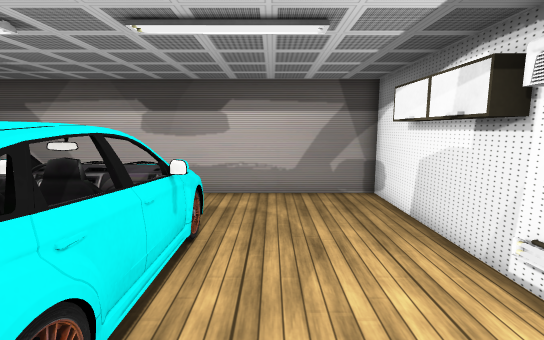
View 1 (above)

14 first-person views from a walk through a scene from a Unity 3-D project. The camera is 1.4 m above the floor, tilts 8° down and sees 85° across. The floor is counted in squares, 0.5 m on a side. Each view is taken from the middle of a square. On the plan, view 1 faces up. The plan holds only what a view shows up to about 20 squares ahead; the rest is blank. The player character is not drawn. Some surface patterns are stand-ins.

View 2
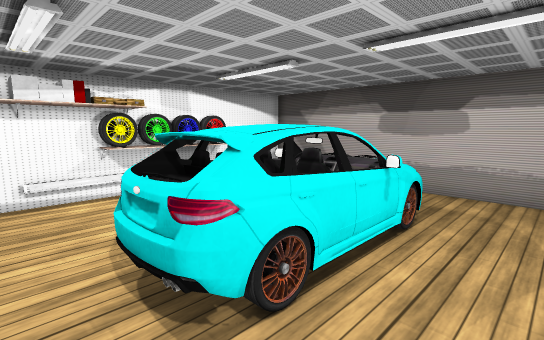

View 3
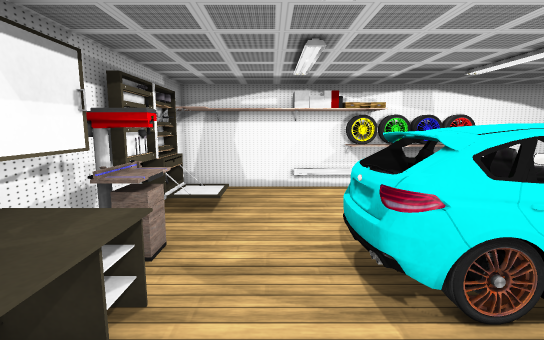

View 4
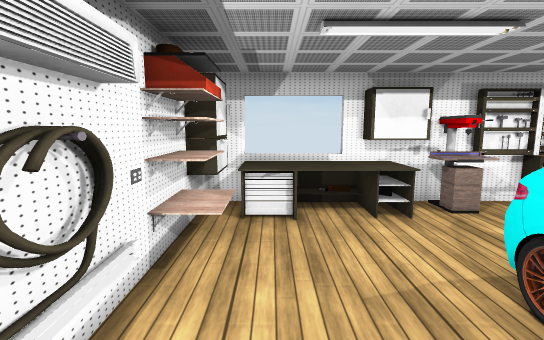

View 5
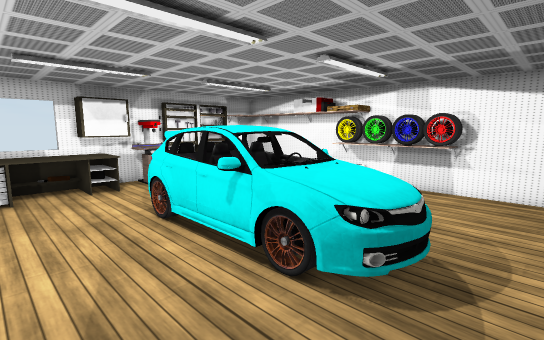

View 6
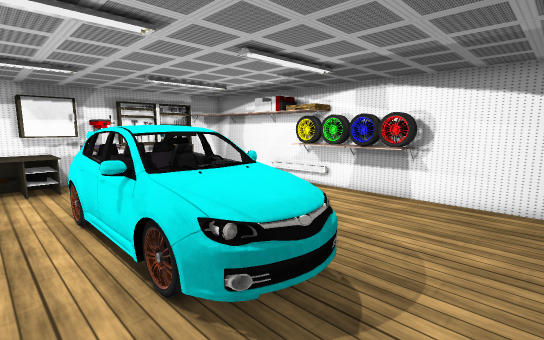

View 7
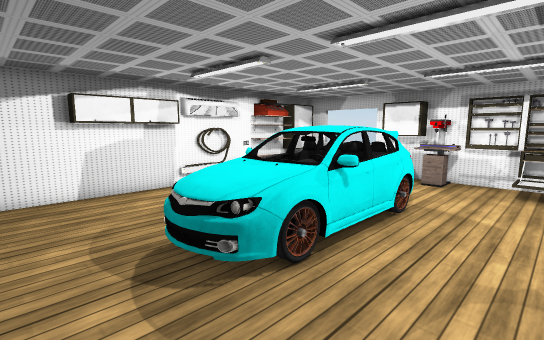

View 8
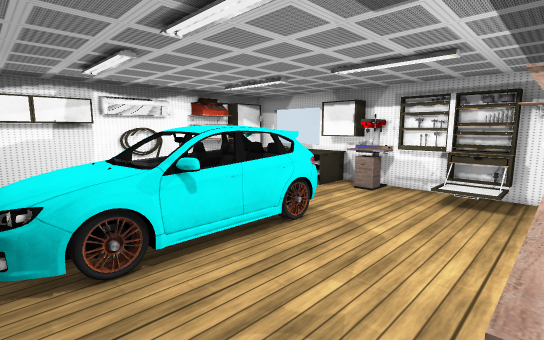

View 9
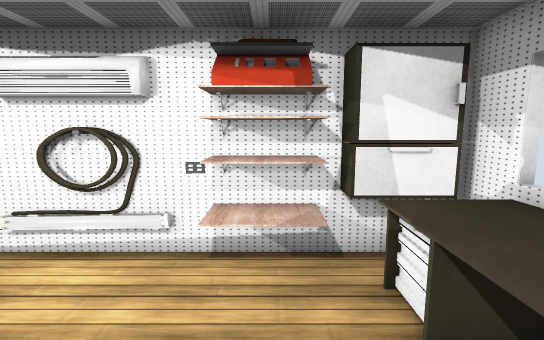

View 10
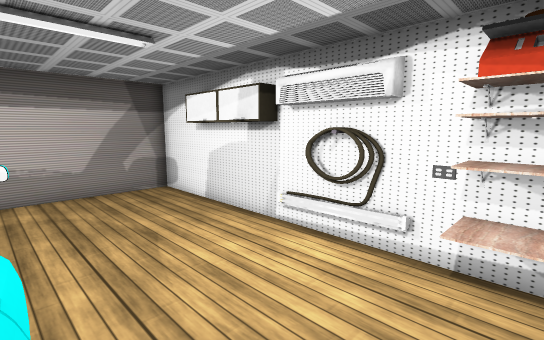

View 11
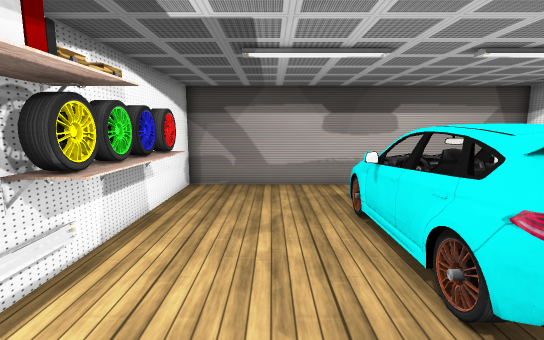

View 12
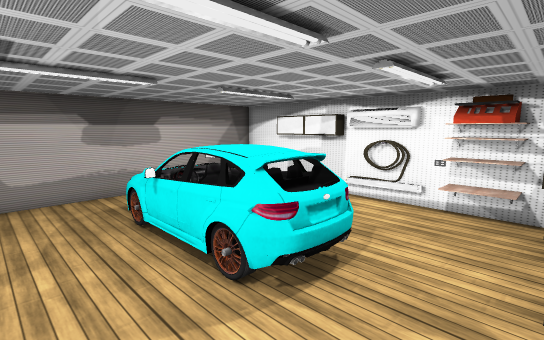

View 13
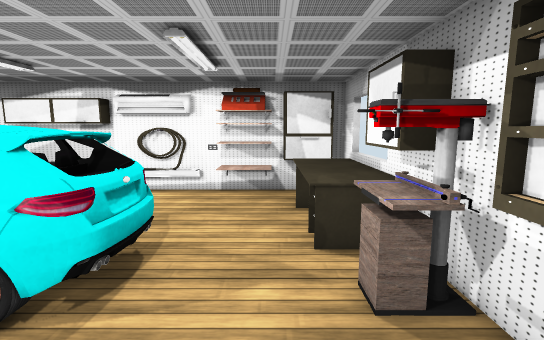

View 14
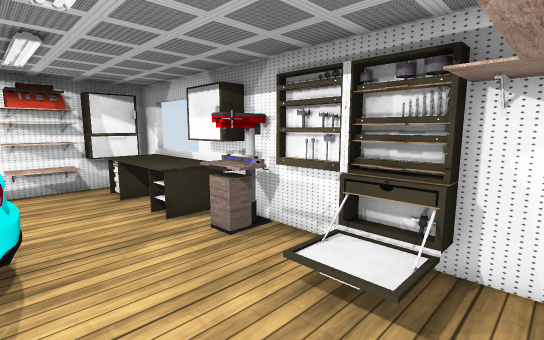

### Floor plan
Points are (right, up) in squares from view 1. A wall is a line through its corners. A room is listed if a view was taken in it or the views show most of it. See-through windows are left out.
Room 1 (views 1, 2, 3, 4, 5, 6, 7, 8, 9, 10, 11, 12, 13, 14)
walls: (-4.7, -3.1) (-4.7, -3.9); (-4.2, -3.5) (-4.2, -5.1); (-5.3, -3.6) (-3.5, -3.6); (4, 3.6) (4.3, 4); (4.1, 3.3) (4, 3.6) (4.4, 3.9); (4, 2.3) (4, 3.9); (4, 2.2) (3.9, 3.2) (4.4, 4); (-12.2, 4.6) (-12.2, -5.3); (4.2, 3.3) (4.1, 3.7); (4.1, 2.2) (4.1, 2.3) (4, 2.4); (4.3, 3.4) (4.1, 3.7); (4.3, 2.9) (4.2, 4.4); (4.2, 2.2) (4, 2.8) (4.3, 3.9); (4.2, 2.1) (4.2, 2.7); (-4.9, -4.4) (-4.9, -3.1); (4.3, 2.1) (3.9, 3.6); (4.3, 2) (4.2, 2.1); (4.3, 1.9) (4.3, 2) (4, 2.3) (4.2, 4); (4.3, 1.8) (4, 2.8); (4.4, 2.1) (3.9, 2.6); (4.4, 2.1) (4.4, 2.7); (4.2, 1.2) (4.2, 4.5); (-4.7, -5.1) (-4.7, -3.5); (-7.3, -4.8) (-6.4, -4.8); (-7.6, -5.3) (-3.4, -5.3); (2.4, -5.3) (4.5, -5.3) (4.5, 12.7) (-12.2, 12.7) (-12.2, 6.4)
low walls: (-4, -3.5) (-4, -4.4); (-3.5, -3.6) (-3.5, -4.5); (-12, 2.5) (-12, 0); (-5, -4.4) (-5, -3.5); (-5.3, -4.5) (-5.3, -3.6)
ways out: opening at (-10.5, -4)
objects: other object (-12, 2) to (-11, 3); other object (-12, 4) to (-11, 5); other object (-12, 6) to (-11, 6); other object (-11, 7) to (-11, 8); other object (-5, 1) to (-2, 9); other object (-3, -5) to (-2, -4); other object (-2, -5) to (3, -3); other object (3, -4); other object (3, -2) to (3, 0); other object (4, -4) to (4, -3); other object (4, -2) to (4, 0); other object (4, 5) to (4, 7); other object (4, 8) to (4, 9)

Positions as (right, up) in squares from view 1, and headings:
1: (0, 0), facing up
2: (1, -1), facing up-left
3: (2, -1), facing left
4: (2, 6), facing down
5: (2, 11), facing down-left
6: (0, 12), facing down-left
7: (-9, 12), facing down-right
8: (-11, 9), facing down-right
9: (-2, -1), facing right
10: (-2, -1), facing up-right
11: (-8, -2), facing up
12: (-9, -3), facing up-right
13: (-9, -2), facing right
14: (-11, 1), facing down-right
